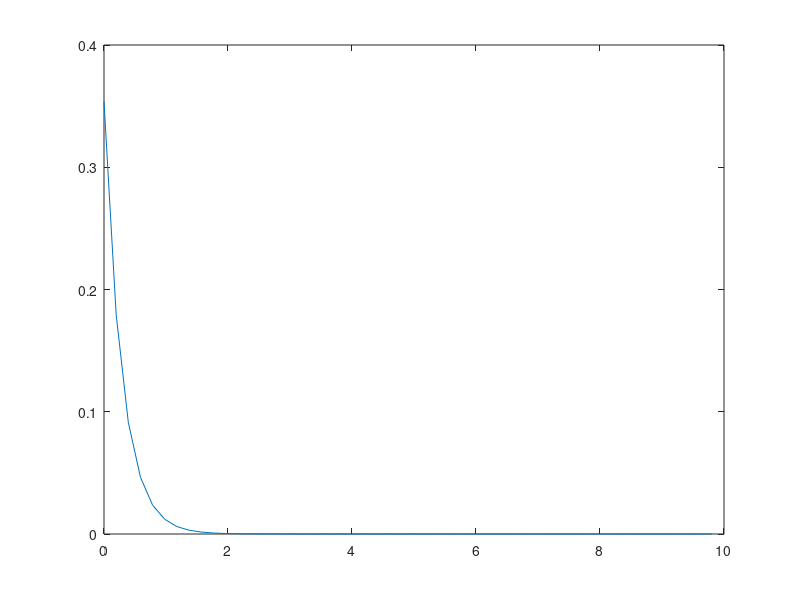
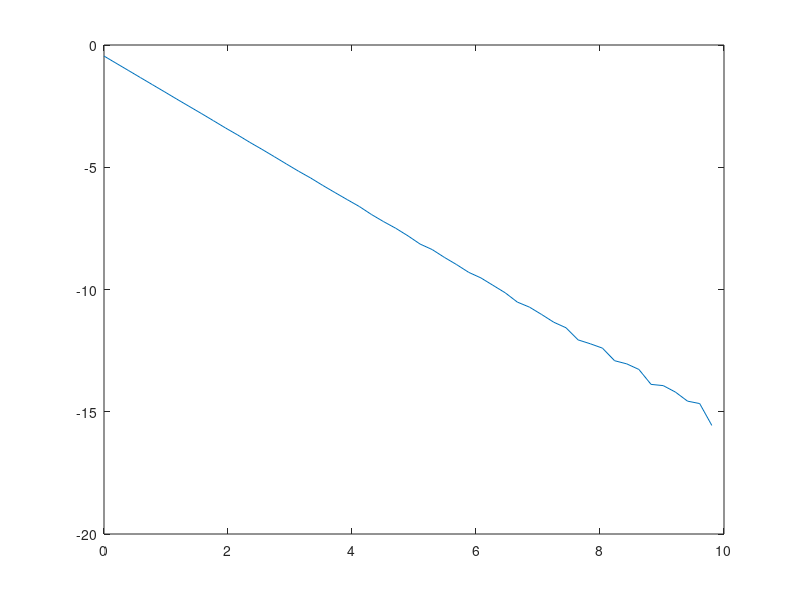
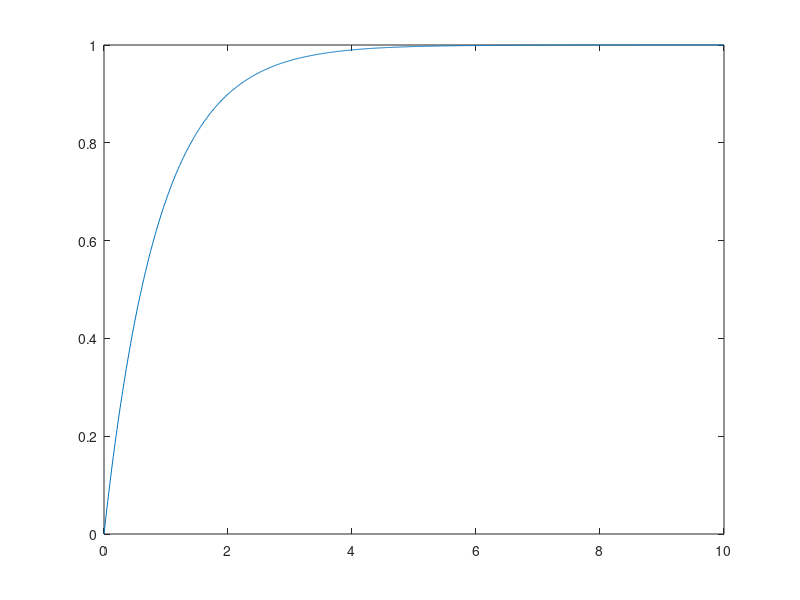
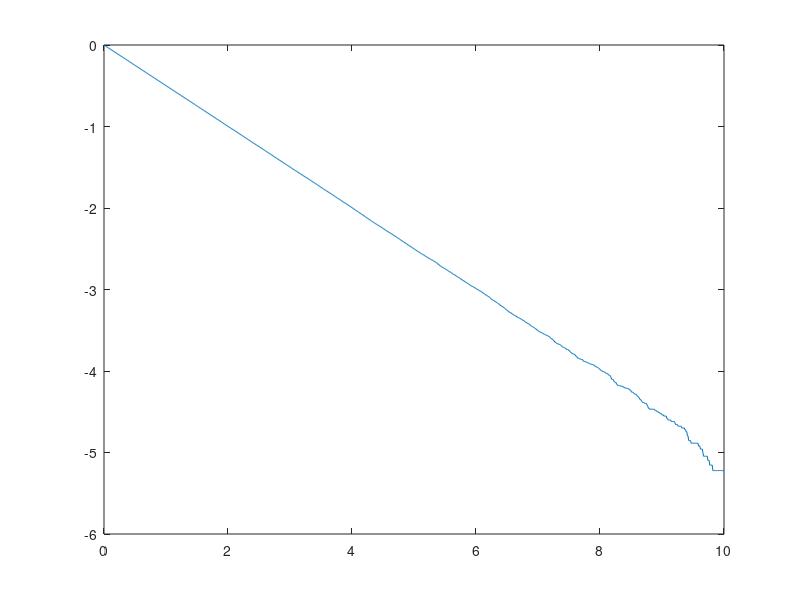

Recreate these plots in MATLAB, in order. (Note: this script raises an error after producing the figures.)
nPoints = 1e6;
z = rand(nPoints,1).^(-3+1);

% crude atempt
% bar(hist(z) ./ sum(hist(z)))
% figure()

% better attempt
n = 51;
bins = zeros(n,1);
binStarts = logspace(0,10,n+1);
for i=1:length(bins)
    tester = (z>binStarts(i)).*(z<binStarts(i+1));
    bins(i) = sum(tester);
    binSize = (binStarts(i+1)-binStarts(i));
    bins(i) = bins(i)/binSize;
    
end  
bins = bins/nPoints;
starts = log10(binStarts(1:length(bins)));
log10bins = log10(bins)';
plot(starts,bins)
figure()
plot(starts,log10bins)
alpha = polyfit(starts,log10bins,1)


% culumative distribution
n = 1001;
bins = zeros(n,1);
starts = logspace(0,10,n)';
for i=1:n
    bins(i) = sum(z<starts(i));
    
end
bins = bins/nPoints;
figure()
plot(log10(starts),bins)
figure()
plot(log10(starts),log10(1-bins))
alphaplusone = polyfit(log10(starts),log10(1-bins),1)




density = zeros(n-1,1);
density(:) = bins(2:n) - bins(1:n-1);

binStarts = binStarts(1:n-1)';
density = density./binStarts;
figure()
plot(log10(binStarts),density);
alpha = polyfit(log10(binStarts),log10(density),1)
